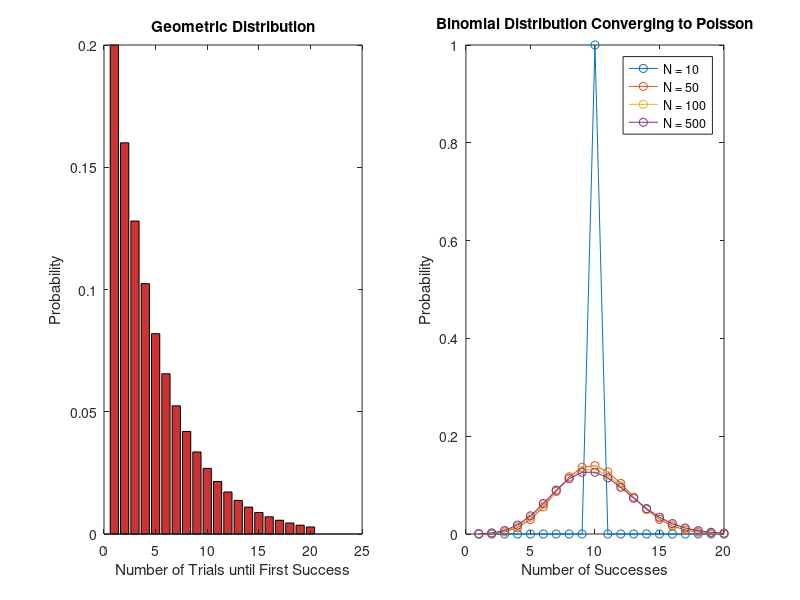

Reproduce this figure in MATLAB.
clear
close all
clc

% % 
% % 
% % % Define the parameters for Binomial Distribution
% % N = [10, 20, 50, 100]; % number of trials
% % p = 0.5; % probability of success
% % 
% % % Define the parameters for Geometric Distribution
% % p_geom = 0.2; % probability of success
% % 
% % % Create a figure with 2x2 subplots
% % figure;
% % 
% % % Loop through the different values of N
% % for i = 1:length(N)
% %     % Generate Binomial and Geometric random numbers
% %     x_binom = binornd(N(i), p, 1, 10000); % generate 10000 random numbers from Binomial Distribution
% %     x_geom = geornd(p_geom, 1, 10000); % generate 10000 random numbers from Geometric Distribution
% % 
% %     % Compute the empirical distribution of Binomial and Geometric random numbers
% %     freq_binom = histc(x_binom, 0:N(i)); % compute the frequency of each outcome
% %     freq_geom = histc(x_geom, 0:100); % compute the frequency of each outcome
% % 
% %     % Normalize the frequency to obtain the probability mass function
% %     pmf_binom = freq_binom / sum(freq_binom); % normalize the frequency
% %     pmf_geom = freq_geom / sum(freq_geom); % normalize the frequency
% % 
% %     % Plot the probability mass function of Binomial and Geometric Distributions
% %     subplot(2, 2, i);
% %     bar(0:N(i), pmf_binom, 'FaceColor', [0.8 0.8 0.8]); % plot the pmf of Binomial Distribution
% %     hold on;
% %     bar(0:100, pmf_geom, 'FaceColor', [0.8 0.2 0.2]); % plot the pmf of Geometric Distribution
% %     xlabel('Number of Successes');
% %     ylabel('Probability');
% %     title(['Binomial Distribution with N = ', num2str(N(i))]);
% %     hold off;
% % end
% 
% 
% % Define the parameters for Binomial Distribution
% N = [10, 20, 50, 100]; % number of trials
% p = 0.5; % probability of success
% 
% % Define the parameters for Geometric Distribution
% p_geom = 0.2; % probability of success
% 
% % Create a figure with 2x2 subplots
% figure;
% 
% % Loop through the different values of N
% for i = 1:length(N)
%     % Generate Binomial and Geometric random numbers
%     x_binom = binornd(N(i), p, 1, 10000); % generate 10000 random numbers from Binomial Distribution
%     x_geom = geornd(p_geom, 1, 10000); % generate 10000 random numbers from Geometric Distribution
% 
%     % Compute the empirical distribution of Binomial and Geometric random numbers
%     freq_binom = histc(x_binom, 0:N(i)); % compute the frequency of each outcome
%     freq_geom = histc(x_geom, 0:100); % compute the frequency of each outcome
% 
%     % Normalize the frequency to obtain the probability mass function
%     pmf_binom = freq_binom / sum(freq_binom); % normalize the frequency
%     pmf_geom = freq_geom / sum(freq_geom); % normalize the frequency
% 
%     % Plot the probability mass function of Binomial and Geometric Distributions
%     subplot(2, 2, i);
%     bar(0:N(i), pmf_binom, 'FaceColor', [0.8 0.8 0.8]); % plot the pmf of Binomial Distribution
%     hold on;
%     bar(0:100, pmf_geom, 'FaceColor', [0.8 0.2 0.2]); % plot the pmf of Geometric Distribution
%     xlabel('Number of Trials/Successes');
%     ylabel('Probability');
%     title(['Comparison of Binomial and Geometric Distributions with N = ', num2str(N(i))]);
%     legend('Binomial', 'Geometric', 'Location', 'best');
%     hold off;
% end


% Define the parameters for Geometric Distribution
p_geom = 0.2; % probability of success

% Define mean lambda for Poisson Distribution
lambda = 10; % You can change this value to observe different convergences

% Calculate the corresponding p for given lambda
p = lambda / 10; % Since N = 10 for all cases

% Define parameters for the Binomial Distribution
N_values = [10, 50, 100, 500]; % number of trials

% Create a figure with subplots
figure;

% Plot Geometric Distribution PMF
k = 1:20; % Range of values for Geometric Distribution
pmf_geom = (1 - p_geom).^(k - 1) * p_geom; % PMF of Geometric Distribution
subplot(1, 2, 1);
bar(k, pmf_geom, 'FaceColor', [0.8 0.2 0.2]); % Plot PMF
xlabel('Number of Trials until First Success');
ylabel('Probability');
title('Geometric Distribution');

% Plot Binomial Distribution PMF
subplot(1, 2, 2);
for i = 1:length(N_values)
    N = N_values(i);
    p = lambda / N; % Adjust p to keep lambda constant
    
    % Compute PMF of Binomial Distribution
    pmf_binom = binopdf(k, N, p);
    
    % Plot PMF
    plot(k, pmf_binom, 'o-', 'DisplayName', ['N = ' num2str(N)]);
    hold on;
end
xlabel('Number of Successes');
ylabel('Probability');
title('Binomial Distribution Converging to Poisson');
legend('Location', 'best');
hold off;

